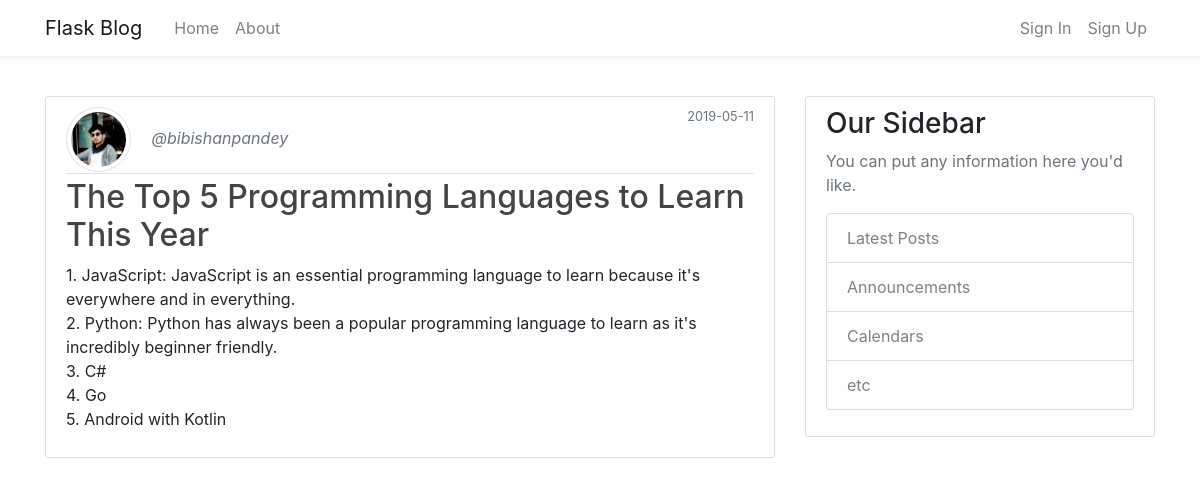
Screenshot of /post/3 with the database file from the repository.
### flask_blog/models.py (models this page shows, shortened)
class User(db.Model, UserMixin):
    id = db.Column(db.Integer, primary_key = True)
    username = db.Column(db.String(20), unique = True, nullable = False)
    email = db.Column(db.String(120), unique = True, nullable = False)
    image_file = db.Column(db.String(20), nullable = False, default = 'default.png')
    password = db.Column(db.String(60), nullable = False)
    posts = db.relationship('Post', backref = 'author', lazy = True)

class Post(db.Model):
    id = db.Column(db.Integer, primary_key = True)
    title = db.Column(db.String(100), nullable = False)
    date_posted = db.Column(db.DateTime, nullable = False, default = datetime.utcnow)
    content = db.Column(db.Text, nullable = False)
    user_id = db.Column(db.Integer, db.ForeignKey('user.id'), nullable = False)

### flask_blog/posts/routes.py (the view)
@posts.route("/post/<int:post_id>")
def post(post_id):
    post = Post.query.get_or_404(post_id)
    return render_template('post.html', title = post.title, post = post)

### flask_blog/templates/post.html (shortened to what this page needs)
{% extends "layout.html" %}
{% block content %}
<article class="media content-section">
    <div class="media-body">
        <div class="article-metadata">
            <img class="rounded-circle article-img img-thumbnail" src="{{ url_for('static', filename = 'images/' + post.author.image_file) }}">
            <a class="mr-2 text-muted font-italic" href="{{ url_for('users.user_posts', username = post.author.username) }}">@{{ post.author.username }}</a>
            <small class="text-muted float-right">{{ post.date_posted.strftime('%Y-%m-%d') }}</small>
        </div>
        <h2 class="article-title">{{ post.title }}</h2>
        <p class="article-content">{{ post.content }}</p>
    </div>
</article>
{% endblock content %}

### flask_blog/static/css/main.css (style rules this page uses)
.content-section { background: #ffffff; padding: 10px 20px; border: 1px solid #dddddd; border-radius: 3px; margin-bottom: 10px; }
.article-title { color: #444444; }
.article-content { white-space: pre-line; }
.article-img { height: 65px; width: 65px; margin-right: 16px; }
.article-metadata { padding-bottom: 1px; margin-bottom: 4px; border-bottom: 1px solid #e3e3e3 }

### rows the page displays
User: image_file (picture), author.username "bibishanpandey"
Post: date_posted "2019-05-11", title "The Top 5 Programming Languages to Learn This Year", content "1. JavaScript: JavaScript is an essential programming language to learn because it's everywhere and in everything. 2. Python: Python has always been a popular programming language to learn as it's incredibly beginner friendly. 3. C# 4. Go 5. Android with Kotlin"
